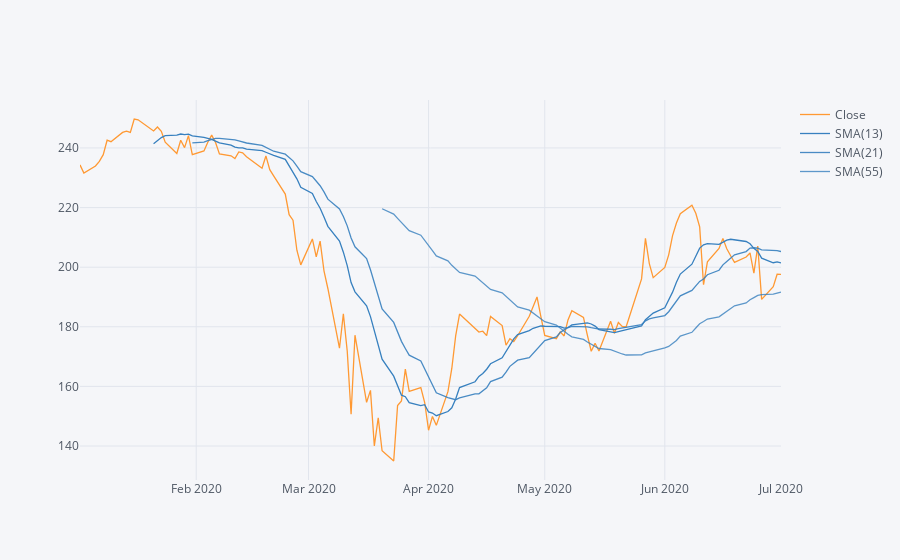

The cell this chart's notebook holds for it:
### Code cell
GS['Close'].loc['2020-01-01':'2020-07-01'].ta_plot(study='sma',periods=[13,21,55])
